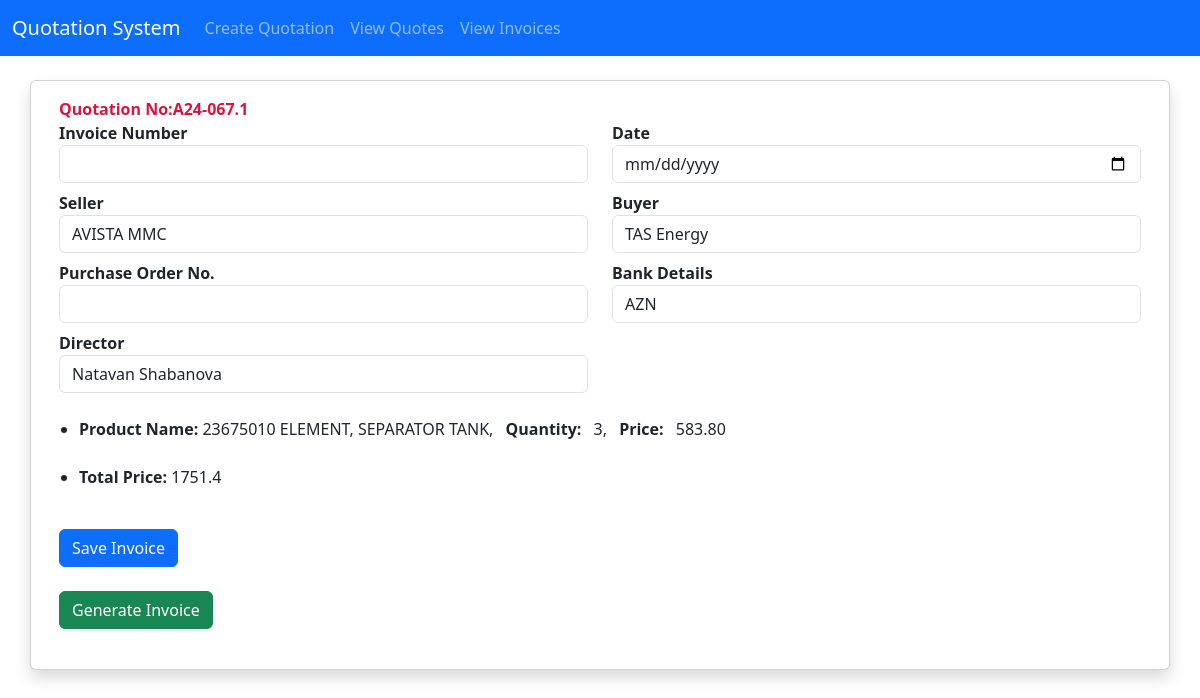
The page /finalise-invoice/ca80ff9c-4abf-4bfd-b87b-9dff36c52ff0/ on the database its author committed.
### service/models.py (models this page shows, shortened)
class Quote(models.Model):
    id = models.UUIDField(primary_key=True, default=uuid.uuid4, editable=False)
    company_name = models.CharField(max_length=100)
    client_name = models.CharField(max_length=100)
    client_email = models.EmailField()
    quotation_number = models.CharField(max_length=50)
    vat = models.CharField(max_length=50)
    inco_terms = models.CharField(max_length=100)
    shipment_weight = models.CharField(max_length=50)
    shipment_dimensions = models.CharField(max_length=50)
    pre_tax_total = models.FloatField(default=0.0)
    total_price = models.FloatField(default=0.0)
    profit = models.FloatField(default=0.0)
    date_created = models.DateTimeField(auto_now_add=True)
    date_updated = models.DateTimeField(auto_now=True)

class Product(models.Model):
    quote = models.ForeignKey(Quote, on_delete=models.CASCADE)
    all_info=models.JSONField()
    total_price = models.FloatField(default=0.0)
    date_created = models.DateTimeField(auto_now_add=True)
    date_updated = models.DateTimeField(auto_now=True)

### service/views.py (the view, shortened to what this page needs)
# urls.py: path('finalise-invoice/<uuid:id>/', finalise_invoice, name='finalise_invoice'),
def finalise_invoice(request,id):
    quote = Quote.objects.get(id=id)
    product=Product.objects.filter(quote=quote)
    account_options = [
            {
                'value': 'AZ77PAHA40060AZNHC0100067812 - AVISTA MMC',
                'label': 'AZN',
                'details': """AZN Account number: AZ77PAHA40060AZNHC0100067812
                                Account name: AVISTA MMC
                                VÖEN: 1803853771
                                Beneficiary’s Bank: PASHA Bank JSC, Baku, Azerbaijan
                                Correspondent account: AZ82NABZ01350100000000071944
                                Bank S.W.I.F.T BIK: PAHAAZ22
                                Bank VÖEN: 1700767721
                                Bank code: 505141"""
            },
            {
                'value': 'AZ68PAHA40160USDHC0100067812 - AVISTA MMC',
                'label': 'USD',
                'details': """USD Account of the Beneficiary: AZ68PAHA40160USDHC0100067812
                                Beneficiary’s Bank: PASHA Bank JSC, Baku, Azerbaijan
                                S.W.I.F.T BIK: PAHAAZ22

                                Correspondent account
                                Account with Institution: Raiffeisen Bank International AG
                                Address: Am Stadtpark 9, 1030 Vienna
                                SWIFT BIC: RZBAATWW
                                Correspondent account: 70-55.081.095
                                Identification number: 00067812"""
            },
            {
                'value': 'AZ02PAHA40160EURHC0100067812 - AVISTA MMC',
                'label': 'EUR',
                'details': """EUR Account of the Beneficiary: AZ02PAHA40160EURHC0100067812
                                Beneficiary’s Bank: PASHA Bank JSC, Baku, Azerbaijan
                                S.W.I.F.T BIK: PAHAAZ22

                                Correspondent account
                                Account with Institution: Raiffeisen Bank International AG
                                Address: Am Stadtpark 9, 1030 Vienna
                                SWIFT BIC: RZBAATWW
                                Correspondent account: 1-55.081.095
                                Identification number: 00067812"""
            }
        ]
    context = {"quote":quote,"product":product,"account_options": account_options}
    return render(request, "finalise_invoice.html", context)

### templates/finalise_invoice.html (shortened to what this page needs)
{% include 'nav.html' %}
<!DOCTYPE html>
<html lang="en">
<head>
</head>
<body>
  <div class="container">
    <div class="row justify-content-center mt-4">
      <div class="card shadow">
        <div class="card-body">
          <strong style="color: crimson;" class="text-center"> Quotation No:{{quote.quotation_number}}</strong>
          <form method="post">
            <div class="row">
              <div class="col-md-6">
                <label for="invoice_number"><strong>Invoice Number</strong></label>
                <input type="text" class="form-control" id="invoice_number" name="invoice_number" value="" required>
              </div>
              <div class="col-md-6">
                <label for="date"><strong>Date</strong></label>
                <input type="date" class="form-control" id="date" name="date" value="" required>
              </div>
            </div>
            <div class="row my-2">
              <div class="col-md-6">
                <label for="seller"><strong>Seller</strong></label>
                <input type="text" class="form-control" id="seller" name="seller" value="AVISTA MMC">
              </div>
              <div class="col-md-6">
                <label for="buyer"><strong>Buyer</strong></label>
                <input type="text" class="form-control" id="buyer" name="buyer" value="{{  quote.company_name }}">
              </div>
            </div>
            <div class="row my-2">
              <div class="col-md-6">
                <label for="purchase-order"><strong>Purchase Order No.</strong></label>
                <input type="text" class="form-control" id="purchase-order" name="purchase_order" value="" required>
              </div>
              <div class="col-md-6">
                <label for="bank-details"><strong>Bank Details</strong></label>
                <select id="bank-details" name="bank_details" class="form-control">
                  {% for account in account_options %}
                  <option value="{{ account.value }}">{{ account.label }}</option>
                  {% endfor %}
                </select>
              </div>
            </div>
            <div class="row my-2">
              <div class="col-md-6">
                <label for="director"><strong>Director</strong></label>
                <input type="text" class="form-control" id="director" name="director" value="Natavan Shabanova">
              </div>
            </div>
            <div class="row mt-4 mx-2">
              <ul>
                {% for p in product %}
                <div class="col-md-12">
                  <li>
                    <strong>Product Name:</strong> {{ p.all_info.productName }}, <strong class="mx-2">Quantity:</strong>
                    {{ p.all_info.quantity }}, <strong class="mx-2">Price:</strong> {{ p.all_info.price }}
                  </li>
                </div>
                {% empty %}
                <li>No products associated with this quote.</li>
                {% endfor %}
              </ul>
            </div>
            <div class="row my-2 mx-2">
              <ul>
                <li><strong>Total Price:</strong> {{ quote.total_price }}</li>
              </ul>
            </div>
            <div class="my-4">
              <button type="submit" class="btn btn-primary">Save Invoice</button>
            </div>
          </form>
          <a href="{% url 'create_invoice' id=quote.id  %}" class="btn btn-success mb-4">Generate Invoice</a>
        </div>
      </div>
    </div>
  </div>
</body>
</html>

### rows shown on the page
Quote: quotation_number "A24-067.1", buyer "TAS Energy", total_price "1751.4"
Product: all_info.productName "23675010 ELEMENT, SEPARATOR TANK", all_info.quantity "3", all_info.price "583.80"

### other values the page prints
form field bank_details "AZN"
